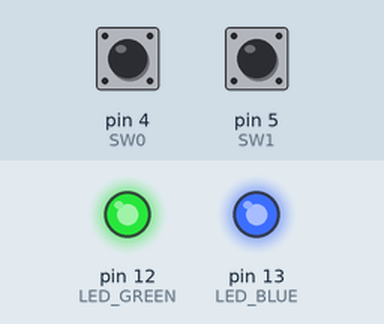
This sketch was run on a simulated Arduino Uno, built with avr-gcc and run on an emulated ATmega328P. Shown: output pins drawn as LEDs (lit = HIGH). The inputs (shaded band) are chosen by the test bench; at power-on: pin 4 (SW0) HIGH, pin 5 (SW1) HIGH.

Above: at 1.2 s.
1.3 s: pin 4 (SW0) pulled LOW for 0.15 s
At 1.37 s:
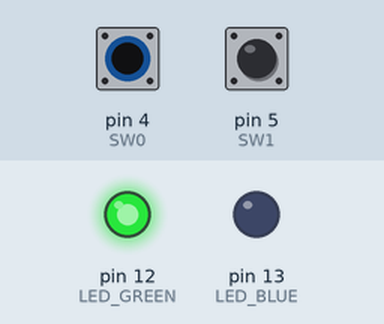
2.9 s: pin 5 (SW1) pulled LOW for 0.15 s
At 2.97 s:
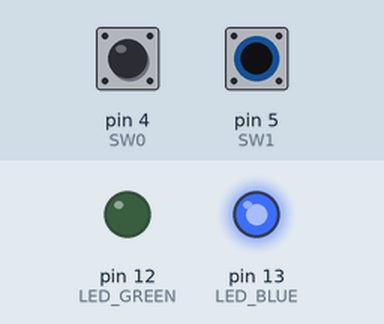
4.5 s: pin 5 (SW1) pulled LOW for 3.2 s
At 8.2 s:
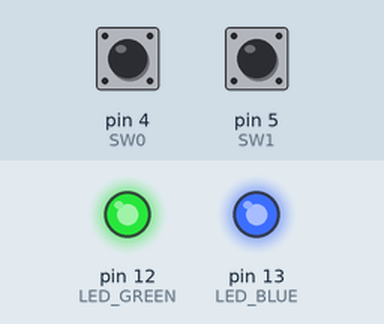
9.2 s: pin 4 (SW0) pulled LOW for 3.2 s
At 10.5 s:
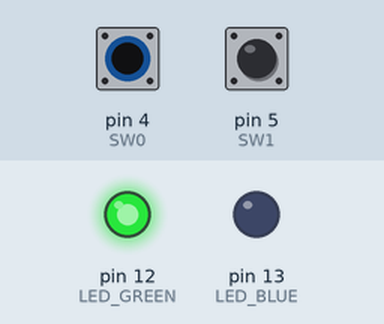
13.9 s: pin 4 (SW0) driven LOW and pin 5 (SW1) driven LOW
At 15.3 s:
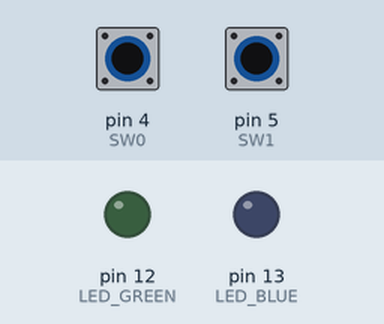
Timing chart, 0 to 16.4 s (numbered marks = the images above; inputs shaded):
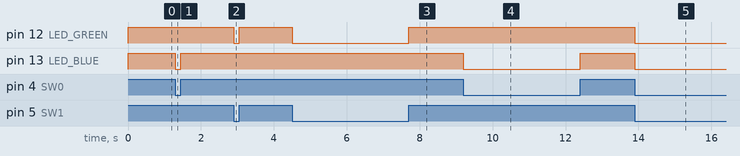

Measured:
- after the input at 1.3 s, pin 13 (LED_BLUE): HIGH → LOW at once, → HIGH 0.15 s later
- after the input at 2.9 s, pin 12 (LED_GREEN): HIGH → LOW at once, → HIGH 0.15 s later
- after the input at 4.5 s, pin 12 (LED_GREEN): HIGH → LOW at once, → HIGH 3.2 s later
- after the input at 9.2 s, pin 13 (LED_BLUE): HIGH → LOW at once, → HIGH 3.2 s later
- after the input at 13.9 s, pin 12 (LED_GREEN), pin 13 (LED_BLUE): HIGH → LOW at once

The sketch:

A04_ButtonSW.ino
```cpp
// define pin of push buttons
const int SW0 = 4;        // pin number of the push button 0
const int SW1 = 5;        // pin number of the push button 1

// define pin of leds
const int LED_BLUE = 13;  // pin number of the blue led
const int LED_GREEN = 12; // pin number of the red led

int buttonState0 = 0;     // variable to store the button 0 status
int buttonState1 = 0;     // variable to store the button 1 status

void setup()
{
    // initialize the led pins as an output
    pinMode(LED_BLUE, OUTPUT);
    pinMode(LED_GREEN, OUTPUT);

    // initialize the push button pin as an input
    pinMode(SW0, INPUT);
    pinMode(SW1, INPUT);
}

void loop()
{
    // read the state of the pushbutton value:
    buttonState0 = digitalRead(SW0);
    buttonState1 = digitalRead(SW1);

    if (buttonState0 == LOW) // push button 0 is pushed
    {
        // turn blue led on
        digitalWrite(LED_BLUE,LOW);
    }
    else // push button 0 is released
    {
        // turn blue led off
        digitalWrite(LED_BLUE,HIGH);
    }

    if (buttonState1 == LOW) // push button 1 is pushed
    {
        // turn green led on
        digitalWrite(LED_GREEN,LOW);
    }
    else // push button 1 is released
    {
        // turn green led off
        digitalWrite(LED_GREEN,HIGH);
    }
}
```
